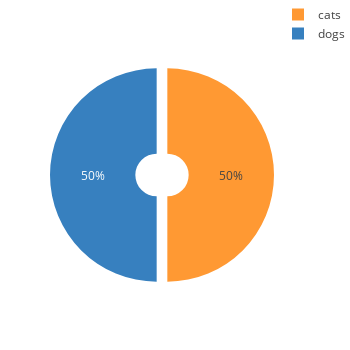

Write notebook code for a chart like this one.
### Code cell
fw.plt.plot_counts_pie(y_train, labels)

### Figure 1 — Plotly figure (JSON) as saved in the notebook; plotly's stock layout.template omitted (floating-point values rounded to 4 significant figures)
{"data": [{"pull": 0.05, "name": "", "labels": ["cats", "dogs"], "values": [11500, 11500], "marker": {"colors": ["rgba(255, 153, 51, 1.0)", "rgba(55, 128, 191, 1.0)"]}, "hole": 0.2, "type": "pie"}], "layout": {"width": 350, "margin": {"r": 0, "b": 0, "l": 50, "t": 0}, "height": 350}}
